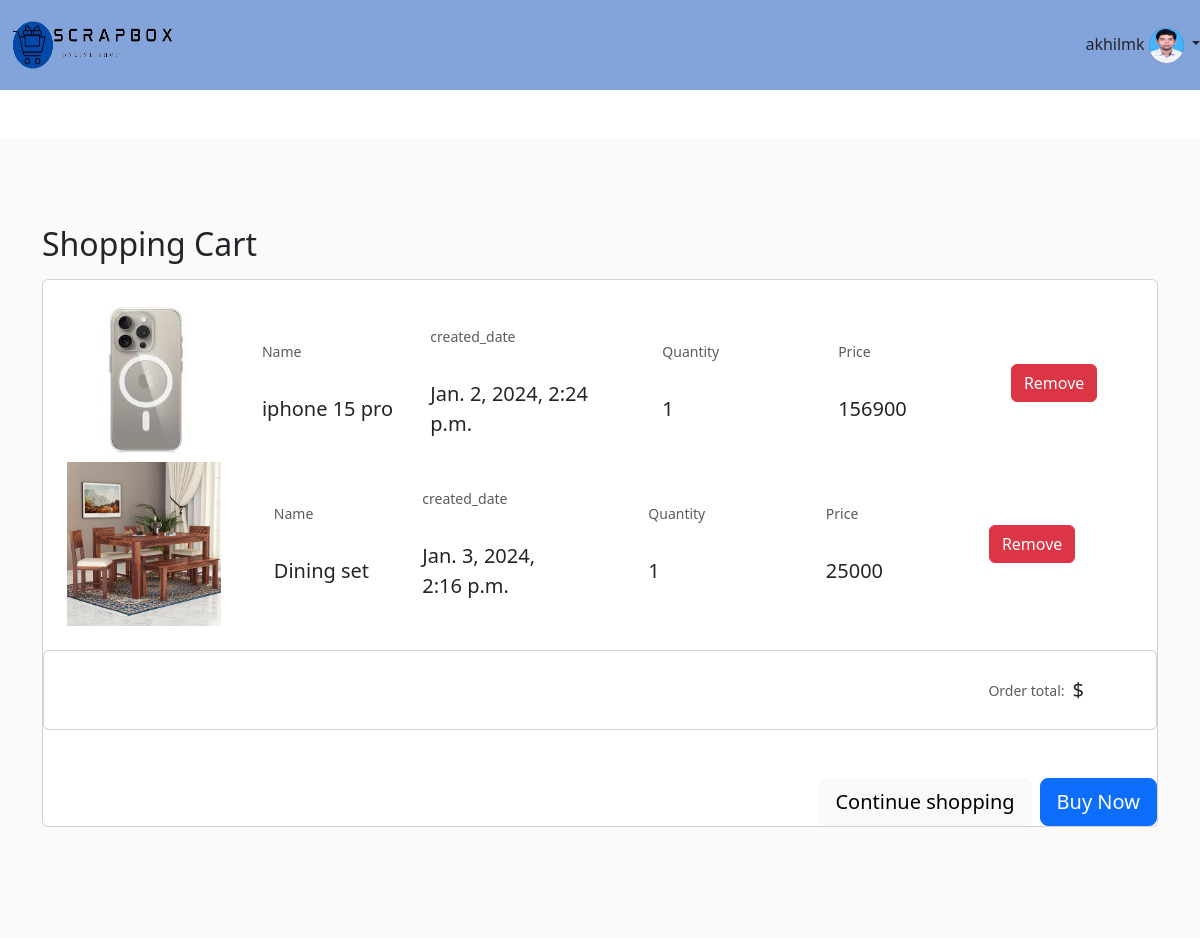
/wishlist/ (signed in), run on the app's committed database.
### scrapapp/models.py (models this page shows, shortened)
class UserProfile(models.Model):
    user=models.OneToOneField(User,on_delete=models.CASCADE,related_name='profile')
    address=models.CharField(max_length=200)
    phone=models.CharField(max_length=100)
    profile_pic=models.ImageField(upload_to='profilepics',null=True,blank=True)
    wishlists = models.ManyToManyField(Scrap, related_name='wishlisted_by', blank=True)

class Scrap(models.Model):
    user=models.ForeignKey(User,on_delete=models.CASCADE,related_name='user_scraps')
    name=models.CharField(max_length=100)
    price=models.CharField(max_length=100)
    condition=models.CharField(max_length=100)
    picture=models.ImageField(upload_to='scrapimages',null=True,blank=True)
    place=models.CharField(max_length=200)
    created_date=models.DateTimeField(auto_now_add=True)
    options=(
        ('Buy now','Buy now'),
        ('Sold out','Sold out')
    )
    status=models.CharField(max_length=100,choices=options,default='Buy now')
    category=models.ForeignKey(Category,on_delete=models.CASCADE,related_name='categories')

### scrapapp/views.py (the view)
# urls.py: path('wishlist/', views.WishlistProductsView.as_view(), name='wishlist_products'),
@method_decorator(signin_requires,name='dispatch')
class WishlistProductsView(View):
    def get(self, request):
        wishlist_items = []
        if request.user.is_authenticated:
            user_profile, _ = UserProfile.objects.get_or_create(user=request.user)
            wishlist_items = user_profile.wishlists.all()
        return render(request, 'cart_products.html',{'wishlist_items': wishlist_items} )

### scrapapp/views.py (called while the page is built)
def signin_requires(fn):
    def wrapper(request,*args,**kwargs):
        if not request.user.is_authenticated:
            return redirect('sign-in')
        else:
            return fn(request,*args,**kwargs)
    return wrapper

### scrapapp/templates/cart_products.html (shortened to what this page needs)
<!DOCTYPE html>
{%load static%}
<html lang="en">
<head>
    <link href="https://cdn.jsdelivr.net/npm/bootstrap@5.3.2/dist/css/bootstrap.min.css" rel="stylesheet">
    <link rel="stylesheet" href="https://cdnjs.cloudflare.com/ajax/libs/font-awesome/6.5.1/css/all.min.css" />
</head>
<body>
    <div class="section">
      <nav class="navbar navbar-expand-lg">
          <div class="container-fluid">
            <a class="navbar-brand" href="#">
            <img src="{%static 'scrapapp/images/logo.png'%}" alt="" height="50px" width="160px">
            </a>
          </div>
                <div class="nav-item dropdown">
                  <a class="nav-link dropdown-toggle" href="#" role="button" data-bs-toggle="dropdown" aria-expanded="false">
                   {{request.user}}
                      {%if request.user.profile.profile_pic%}
                            <img class="profile-small profile-pic rounded-circle" src="{{request.user.profile.profile_pic.url}}"  alt="Avatar" height="35px" width="35px"
                             style="background-color: rgb(68, 68, 68);">
                          {%else%}
                              <img src="{%static 'scrapapp/images/profilepic.png'%}" alt="" height="50px" width="35px" class="border rounded-circle">
                      {%endif%}
                    </a>
                </div>
          </div>
    <section class="vh-100  mt-5" style="background-color: #fbfafa;">
        <div class="container h-100">
          <div class="row d-flex justify-content-center align-items-center h-100">
            <div class="col">
              <p><span class="h2">Shopping Cart </span></p>
              <div class="card mb-4">
                <div class="card-body p-4">
                    {% for scrap in request.user.profile.wishlists.all %}
                  <div class="row align-items-center">
                    <div class="col-md-2">
                      <img src="{{scrap.picture.url}}"
                        class="img-fluid" alt="Generic placeholder image">
                    </div>
                    <div class="col-md-2 d-flex justify-content-center">
                      <div>
                        <p class="small text-muted mb-4 pb-2">Name</p>
                        <p class="lead fw-normal mb-0">{{scrap.name}}</p>
                      </div>
                    </div>
                    <div class="col-md-2 d-flex justify-content-center">
                      <div>
                        <p class="small text-muted mb-4 pb-2">created_date</p>
                        <p class="lead fw-normal mb-0">{{scrap.created_date}}</p>
                      </div>
                    </div>
                    <div class="col-md-2 d-flex justify-content-center">
                      <div>
                        <p class="small text-muted mb-4 pb-2">Quantity</p>
                        <p class="lead fw-normal mb-0">1</p>
                      </div>
                    </div>
                    <div class="col-md-2 d-flex justify-content-center">
                      <div>
                        <p class="small text-muted mb-4 pb-2">Price</p>
                        <p class="lead fw-normal mb-0">{{scrap.price}}</p>
                      </div>
                    </div>
                    <div class="col-md-2 d-flex justify-content-center">
                      <a href="{%url 'wishlist-delete' scrap.id%}" class="btn btn-danger">Remove</a>
                    </div>
                    {%endfor%}
                  </div>
                </div>
              </div>
              <div class="card mb-5">
                <div class="card-body p-4">
                  <div class="float-end">
                    <p class="mb-0 me-5 d-flex align-items-center">
                      <span class="small text-muted me-2">Order total:</span> <span
                        class="lead fw-normal">${{ total_price }}</span>
                    </p>
                  </div>
                </div>
              </div>
              <div class="d-flex justify-content-end">
                <button type="button" class="btn btn-light btn-lg me-2">Continue shopping</button>
                <button type="button" class="btn btn-primary btn-lg">Buy Now</button>
              </div>
            </div>
          </div>
        </div>
      </section>
</body>
</html>

### scrapapp/templates/cart_products.html (style rules this page uses)
.section .navbar { background-color: #83a3db; height: 90px; }

### data on the page
Scrap: picture (picture), name "iphone 15 pro", created_date "Jan. 2, 2024, 2:24 p.m.", price "156900"
Scrap: picture (picture), name "Dining set", created_date "Jan. 3, 2024, 2:16 p.m.", price "25000"

### other printed values
{{ request.user }} "akhilmk"
